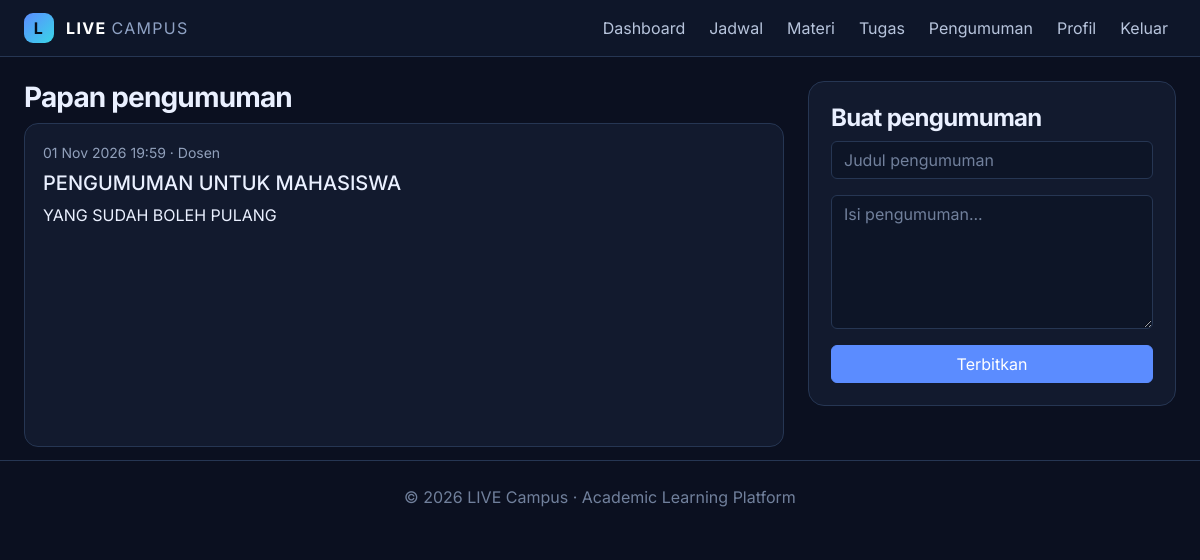
Screenshot of /pengumuman.php (signed in) with the database file from the repository.
### tables this page shows
CREATE TABLE `pengumuman` (
  `id` int(11) NOT NULL,
  `judul` varchar(180) NOT NULL,
  `isi` text NOT NULL,
  `pembuat_id` int(11) NOT NULL,
  `created_at` timestamp NOT NULL DEFAULT current_timestamp()
);

CREATE TABLE `users` (
  `id` int(11) NOT NULL,
  `nama` varchar(120) NOT NULL,
  `nim` varchar(40) DEFAULT NULL,
  `email` varchar(150) NOT NULL,
  `password` varchar(255) NOT NULL,
  `role` enum('admin','dosen','mahasiswa') NOT NULL DEFAULT 'mahasiswa',
  `prodi` varchar(100) DEFAULT 'Teknik Informatika',
  `kelas` varchar(50) DEFAULT NULL,
  `semester` tinyint(4) DEFAULT NULL,
  `no_hp` varchar(30) DEFAULT NULL,
  `alamat` text DEFAULT NULL,
  `foto` varchar(255) DEFAULT 'default-avatar.png',
  `created_at` timestamp NOT NULL DEFAULT current_timestamp()
);

### config.php (called while the page is built, shortened)
<?php
function e($value) { return htmlspecialchars((string)$value, ENT_QUOTES, 'UTF-8'); }
function user() { return $_SESSION['user'] ?? null; }

### pengumuman.php (the view, shortened to what this page needs)
<?php
require_once 'config.php';login_required();
$rows=$pdo->query("SELECT p.*,u.nama FROM pengumuman p JOIN users u ON u.id=p.pembuat_id ORDER BY p.created_at DESC")->fetchAll();$page_title='Pengumuman';require 'includes/header.php'; ?>
<div class="row g-4"><div class="col-lg-8"><h3>Papan pengumuman</h3><?php foreach($rows as $r): ?><div class="card-item mb-3"><div class="muted small"><?= date('d M Y H:i',strtotime($r['created_at'])) ?> · <?= e($r['nama']) ?></div><h5 class="mt-2"><?= e($r['judul']) ?></h5><p class="mb-0"><?= nl2br(e($r['isi'])) ?></p></div><?php endforeach; ?><?php if(!$rows): ?><p class="muted">Belum ada pengumuman.</p><?php endif; ?></div>
<?php if(in_array(user()['role'],['admin','dosen'])): ?><div class="col-lg-4"><div class="form-card"><h4>Buat pengumuman</h4><form method="post" class="d-grid gap-3"><input name="judul" class="form-control" placeholder="Judul pengumuman" required><textarea name="isi" class="form-control" rows="5" placeholder="Isi pengumuman..." required></textarea><button class="btn btn-primary">Terbitkan</button></form></div></div><?php endif; ?></div>
<?php require 'includes/footer.php'; ?>

### assets/style.css (style rules this page uses)
:root { --bg:#0b1020;--panel:#121a2e;--panel2:#18233b;--line:#263653;--muted:#91a0bb;--blue:#5b8cff;--cyan:#39d6e8 }
* { font-family:Inter,system-ui,sans-serif }
body { background:var(--bg);color:#eaf0ff;min-height:100vh }
.panel,.stat-card,.form-card { background:var(--panel);border:1px solid var(--line);border-radius:16px;padding:22px }
h1,h2,h3,h4 { font-weight:700;letter-spacing:-.03em }
.muted,.text-muted { color:var(--muted)!important }
.form-control,.form-select { background:#0d1527;border:1px solid var(--line);color:#eaf0ff }
.form-control::placeholder { color:#71809c }
.btn-primary { background:var(--blue);border-color:var(--blue) }
.card-item { background:#121a2e;border:1px solid var(--line);border-radius:14px;padding:18px;height:100% }
.btn { position: relative; overflow: hidden; cursor: pointer; transition: transform .28s ease, box-shadow .28s ease, background .28s ease; }
.btn::before { content: ""; position: absolute; top: 0; left: -130%; width: 65%; height: 100%; background: linear-gradient(110deg, transparent, rgba(255,255,255,.38), transparent); transform: skewX(-24deg); transition: left .6s ease; pointer-events: none; }

### rows the page displays
pengumuman: created_at "01 Nov 2026 19:59", pembuat.nama "Dosen", judul "PENGUMUMAN UNTUK MAHASISWA", isi "YANG SUDAH BOLEH PULANG"
